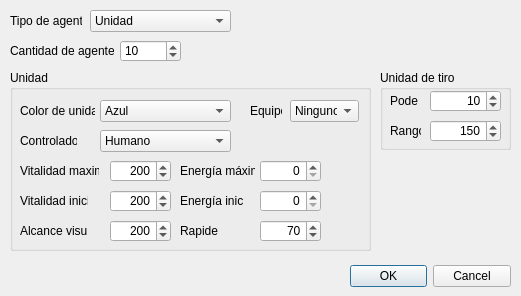
<?xml version="1.0" encoding="UTF-8"?>
<ui version="4.0">
 <class>AddAgentsDialog</class>
 <widget class="QDialog" name="AddAgentsDialog">
  <property name="geometry">
   <rect>
    <x>0</x>
    <y>0</y>
    <width>521</width>
    <height>296</height>
   </rect>
  </property>
  <property name="minimumSize">
   <size>
    <width>521</width>
    <height>296</height>
   </size>
  </property>
  <property name="windowTitle">
   <string>Agregar agentes</string>
  </property>
  <property name="modal">
   <bool>true</bool>
  </property>
  <widget class="QDialogButtonBox" name="buttonBox">
   <property name="geometry">
    <rect>
     <x>350</x>
     <y>260</y>
     <width>161</width>
     <height>32</height>
    </rect>
   </property>
   <property name="orientation">
    <enum>Qt::Horizontal</enum>
   </property>
   <property name="standardButtons">
    <set>QDialogButtonBox::Cancel|QDialogButtonBox::Ok</set>
   </property>
  </widget>
  <widget class="QLabel" name="label_2">
   <property name="geometry">
    <rect>
     <x>10</x>
     <y>40</y>
     <width>104</width>
     <height>21</height>
    </rect>
   </property>
   <property name="text">
    <string>Cantidad de agentes</string>
   </property>
  </widget>
  <widget class="QSpinBox" name="sbNumOfUnits">
   <property name="geometry">
    <rect>
     <x>120</x>
     <y>40</y>
     <width>61</width>
     <height>22</height>
    </rect>
   </property>
   <property name="minimum">
    <number>1</number>
   </property>
   <property name="maximum">
    <number>1000</number>
   </property>
   <property name="value">
    <number>10</number>
   </property>
  </widget>
  <widget class="QLabel" name="label_11">
   <property name="geometry">
    <rect>
     <x>10</x>
     <y>10</y>
     <width>72</width>
     <height>21</height>
    </rect>
   </property>
   <property name="text">
    <string>Tipo de agente</string>
   </property>
  </widget>
  <widget class="QGroupBox" name="gbUnit">
   <property name="geometry">
    <rect>
     <x>10</x>
     <y>70</y>
     <width>361</width>
     <height>181</height>
    </rect>
   </property>
   <property name="title">
    <string>Unidad</string>
   </property>
   <widget class="QSpinBox" name="sbInitialEnergy">
    <property name="geometry">
     <rect>
      <x>250</x>
      <y>120</y>
      <width>61</width>
      <height>22</height>
     </rect>
    </property>
    <property name="alignment">
     <set>Qt::AlignRight|Qt::AlignTrailing|Qt::AlignVCenter</set>
    </property>
   </widget>
   <widget class="QLabel" name="label_8">
    <property name="geometry">
     <rect>
      <x>170</x>
      <y>120</y>
      <width>64</width>
      <height>21</height>
     </rect>
    </property>
    <property name="text">
     <string>Energía inicial</string>
    </property>
   </widget>
   <widget class="QComboBox" name="cmbController">
    <property name="geometry">
     <rect>
      <x>90</x>
      <y>60</y>
      <width>131</width>
      <height>22</height>
     </rect>
    </property>
    <item>
     <property name="text">
      <string>Humano</string>
     </property>
    </item>
    <item>
     <property name="text">
      <string>Computadora</string>
     </property>
    </item>
   </widget>
   <widget class="QSpinBox" name="sbMaxVitality">
    <property name="geometry">
     <rect>
      <x>100</x>
      <y>90</y>
      <width>61</width>
      <height>22</height>
     </rect>
    </property>
    <property name="alignment">
     <set>Qt::AlignRight|Qt::AlignTrailing|Qt::AlignVCenter</set>
    </property>
    <property name="maximum">
     <number>1000000</number>
    </property>
    <property name="value">
     <number>200</number>
    </property>
   </widget>
   <widget class="QLabel" name="label_10">
    <property name="geometry">
     <rect>
      <x>170</x>
      <y>150</y>
      <width>38</width>
      <height>21</height>
     </rect>
    </property>
    <property name="text">
     <string>Rapidez</string>
    </property>
   </widget>
   <widget class="QLabel" name="label_5">
    <property name="geometry">
     <rect>
      <x>10</x>
      <y>90</y>
      <width>79</width>
      <height>21</height>
     </rect>
    </property>
    <property name="text">
     <string>Vitalidad maxima</string>
    </property>
   </widget>
   <widget class="QLabel" name="label_9">
    <property name="geometry">
     <rect>
      <x>10</x>
      <y>150</y>
      <width>67</width>
      <height>21</height>
     </rect>
    </property>
    <property name="text">
     <string>Alcance visual</string>
    </property>
   </widget>
   <widget class="QLabel" name="label_6">
    <property name="geometry">
     <rect>
      <x>170</x>
      <y>90</y>
      <width>75</width>
      <height>21</height>
     </rect>
    </property>
    <property name="text">
     <string>Energía máxima</string>
    </property>
   </widget>
   <widget class="QSpinBox" name="sbSpeed">
    <property name="geometry">
     <rect>
      <x>250</x>
      <y>150</y>
      <width>61</width>
      <height>22</height>
     </rect>
    </property>
    <property name="alignment">
     <set>Qt::AlignRight|Qt::AlignTrailing|Qt::AlignVCenter</set>
    </property>
    <property name="maximum">
     <number>10000</number>
    </property>
    <property name="value">
     <number>70</number>
    </property>
   </widget>
   <widget class="QLabel" name="label_4">
    <property name="geometry">
     <rect>
      <x>10</x>
      <y>60</y>
      <width>57</width>
      <height>21</height>
     </rect>
    </property>
    <property name="text">
     <string>Controlador</string>
    </property>
   </widget>
   <widget class="QComboBox" name="cmbTeam">
    <property name="geometry">
     <rect>
      <x>280</x>
      <y>30</y>
      <width>69</width>
      <height>22</height>
     </rect>
    </property>
    <item>
     <property name="text">
      <string>Ninguno</string>
     </property>
    </item>
    <item>
     <property name="text">
      <string>Equipo 1</string>
     </property>
    </item>
    <item>
     <property name="text">
      <string>Equipo 2</string>
     </property>
    </item>
    <item>
     <property name="text">
      <string>Equipo 3</string>
     </property>
    </item>
    <item>
     <property name="text">
      <string>Equipo 4</string>
     </property>
    </item>
   </widget>
   <widget class="QSpinBox" name="sbInitialVitality">
    <property name="geometry">
     <rect>
      <x>100</x>
      <y>120</y>
      <width>61</width>
      <height>22</height>
     </rect>
    </property>
    <property name="alignment">
     <set>Qt::AlignRight|Qt::AlignTrailing|Qt::AlignVCenter</set>
    </property>
    <property name="maximum">
     <number>1000000</number>
    </property>
    <property name="value">
     <number>200</number>
    </property>
   </widget>
   <widget class="QComboBox" name="cmbColorList">
    <property name="geometry">
     <rect>
      <x>90</x>
      <y>30</y>
      <width>131</width>
      <height>22</height>
     </rect>
    </property>
    <item>
     <property name="text">
      <string>Azul</string>
     </property>
    </item>
    <item>
     <property name="text">
      <string>Verde</string>
     </property>
    </item>
    <item>
     <property name="text">
      <string>Amarillo</string>
     </property>
    </item>
    <item>
     <property name="text">
      <string>Marron</string>
     </property>
    </item>
    <item>
     <property name="text">
      <string>Morado</string>
     </property>
    </item>
    <item>
     <property name="text">
      <string>Cian</string>
     </property>
    </item>
    <item>
     <property name="text">
      <string>Rojo</string>
     </property>
    </item>
    <item>
     <property name="text">
      <string>Naranja</string>
     </property>
    </item>
   </widget>
   <widget class="QLabel" name="label">
    <property name="geometry">
     <rect>
      <x>10</x>
      <y>30</y>
      <width>75</width>
      <height>21</height>
     </rect>
    </property>
    <property name="text">
     <string>Color de unidad</string>
    </property>
   </widget>
   <widget class="QLabel" name="label_7">
    <property name="geometry">
     <rect>
      <x>10</x>
      <y>120</y>
      <width>68</width>
      <height>21</height>
     </rect>
    </property>
    <property name="text">
     <string>Vitalidad inicial</string>
    </property>
   </widget>
   <widget class="QLabel" name="label_3">
    <property name="geometry">
     <rect>
      <x>240</x>
      <y>30</y>
      <width>32</width>
      <height>21</height>
     </rect>
    </property>
    <property name="text">
     <string>Equipo</string>
    </property>
   </widget>
   <widget class="QSpinBox" name="sbVisualScope">
    <property name="geometry">
     <rect>
      <x>100</x>
      <y>150</y>
      <width>61</width>
      <height>22</height>
     </rect>
    </property>
    <property name="alignment">
     <set>Qt::AlignRight|Qt::AlignTrailing|Qt::AlignVCenter</set>
    </property>
    <property name="maximum">
     <number>1000000</number>
    </property>
    <property name="value">
     <number>200</number>
    </property>
   </widget>
   <widget class="QSpinBox" name="sbMaxEnergy">
    <property name="geometry">
     <rect>
      <x>250</x>
      <y>90</y>
      <width>61</width>
      <height>22</height>
     </rect>
    </property>
    <property name="alignment">
     <set>Qt::AlignRight|Qt::AlignTrailing|Qt::AlignVCenter</set>
    </property>
    <property name="maximum">
     <number>1000000</number>
    </property>
   </widget>
  </widget>
  <widget class="QComboBox" name="cmbAgentType">
   <property name="geometry">
    <rect>
     <x>90</x>
     <y>10</y>
     <width>141</width>
     <height>22</height>
    </rect>
   </property>
   <item>
    <property name="text">
     <string>Unidad</string>
    </property>
   </item>
   <item>
    <property name="text">
     <string>Unidad de tiro</string>
    </property>
   </item>
  </widget>
  <widget class="QGroupBox" name="gbShootingUnit">
   <property name="geometry">
    <rect>
     <x>380</x>
     <y>70</y>
     <width>131</width>
     <height>80</height>
    </rect>
   </property>
   <property name="title">
    <string>Unidad de tiro</string>
   </property>
   <widget class="QLabel" name="label_12">
    <property name="geometry">
     <rect>
      <x>10</x>
      <y>20</y>
      <width>28</width>
      <height>21</height>
     </rect>
    </property>
    <property name="text">
     <string>Poder</string>
    </property>
   </widget>
   <widget class="QSpinBox" name="sbPowerValue">
    <property name="geometry">
     <rect>
      <x>50</x>
      <y>20</y>
      <width>71</width>
      <height>22</height>
     </rect>
    </property>
    <property name="alignment">
     <set>Qt::AlignRight|Qt::AlignTrailing|Qt::AlignVCenter</set>
    </property>
    <property name="minimum">
     <number>1</number>
    </property>
    <property name="maximum">
     <number>999999</number>
    </property>
    <property name="singleStep">
     <number>1</number>
    </property>
    <property name="value">
     <number>10</number>
    </property>
   </widget>
   <widget class="QLabel" name="label_13">
    <property name="geometry">
     <rect>
      <x>10</x>
      <y>50</y>
      <width>31</width>
      <height>21</height>
     </rect>
    </property>
    <property name="text">
     <string>Rango</string>
    </property>
   </widget>
   <widget class="QSpinBox" name="sbRangeValue">
    <property name="geometry">
     <rect>
      <x>50</x>
      <y>50</y>
      <width>71</width>
      <height>22</height>
     </rect>
    </property>
    <property name="alignment">
     <set>Qt::AlignRight|Qt::AlignTrailing|Qt::AlignVCenter</set>
    </property>
    <property name="minimum">
     <number>1</number>
    </property>
    <property name="maximum">
     <number>999999</number>
    </property>
    <property name="value">
     <number>150</number>
    </property>
   </widget>
  </widget>
 </widget>
 <resources/>
 <connections>
  <connection>
   <sender>buttonBox</sender>
   <signal>accepted()</signal>
   <receiver>AddAgentsDialog</receiver>
   <slot>accept()</slot>
   <hints>
    <hint type="sourcelabel">
     <x>248</x>
     <y>254</y>
    </hint>
    <hint type="destinationlabel">
     <x>157</x>
     <y>274</y>
    </hint>
   </hints>
  </connection>
  <connection>
   <sender>buttonBox</sender>
   <signal>rejected()</signal>
   <receiver>AddAgentsDialog</receiver>
   <slot>reject()</slot>
   <hints>
    <hint type="sourcelabel">
     <x>316</x>
     <y>260</y>
    </hint>
    <hint type="destinationlabel">
     <x>286</x>
     <y>274</y>
    </hint>
   </hints>
  </connection>
 </connections>
</ui>
